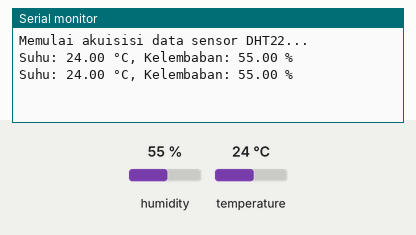
A sketch run on a simulated Arduino Uno, built with avr-gcc and run on an emulated ATmega328P. Parts: the last lines printed to the serial monitor. Inputs (shaded band) come from the test bench; at power-on: humidity 55 %, temperature 24 °C.

Above: at 2.8 s.
2.9 s: humidity set to 22 %
At 5.3 s:
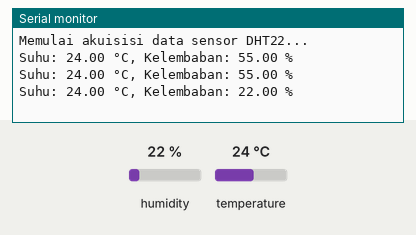
5.6 s: temperature set to 12 °C
At 6.6 s:
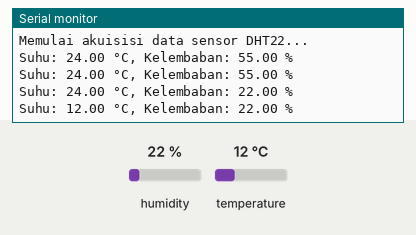
8.3 s: humidity set to 40 %
At 11.4 s:
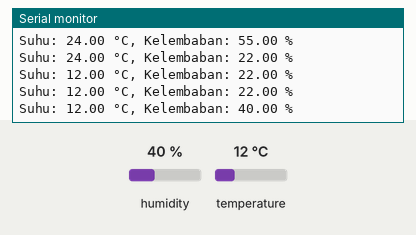
Timing chart, 0 to 12.9 s (numbered marks = the images above; inputs shaded):
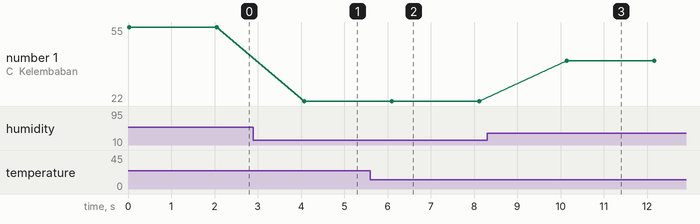

Measured:
- after the input at 2.9 s, the serial monitor: prints a new line after 1.2 s (image 1)
- after the input at 5.6 s, the serial monitor: prints a new line after 0.50 s (image 2)
- after the input at 8.3 s, the serial monitor: prints a new line after 1.8 s (image 3)
- plotted number 1: 22 → 40 after the input at 8.3 s

The sketch:

percobaan1.ino
```cpp
#include <Adafruit_LiquidCrystal.h>

#include <DHT.h>
#include <DHT_U.h>

#include <Adafruit_Sensor.h>

#include <DHT.h>

#define DHTPIN 4        // pin data DHT22 terhubung ke GPIO 4
#define DHTTYPE DHT11   // tipe sensor yang digunakan

DHT dht(DHTPIN, DHTTYPE);

void setup() {
  Serial.begin(115200);
  dht.begin();          // inisialisasi sensor DHT22
  Serial.println("Memulai akuisisi data sensor DHT22...");
}

void loop() {
  // Membaca data kelembaban dan suhu
  float kelembaban = dht.readHumidity();
  float suhu       = dht.readTemperature();

  // Periksa apakah pembacaan berhasil
  if (isnan(kelembaban) || isnan(suhu)) {
    Serial.println("Gagal membaca data dari sensor DHT22!");
  } else {
    Serial.print("Suhu: ");
    Serial.print(suhu);
    Serial.print(" °C, Kelembaban: ");
    Serial.print(kelembaban);
    Serial.println(" %");
}
delay(2000);
}
```
